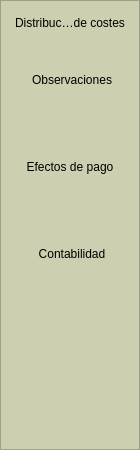
    <widget class="QFrame" name="frameButtons">
     <property name="sizePolicy">
      <sizepolicy hsizetype="Preferred" vsizetype="Expanding">
       <horstretch>0</horstretch>
       <verstretch>0</verstretch>
      </sizepolicy>
     </property>
     <property name="minimumSize">
      <size>
       <width>140</width>
       <height>450</height>
      </size>
     </property>
     <property name="maximumSize">
      <size>
       <width>135</width>
       <height>16777215</height>
      </size>
     </property>
     <property name="styleSheet">
      <string notr="true">background: #CECFB0</string>
     </property>
     <property name="frameShape">
      <enum>QFrame::StyledPanel</enum>
     </property>
     <property name="frameShadow">
      <enum>QFrame::Raised</enum>
     </property>
     <layout class="QVBoxLayout" name="verticalLayout">
      <item>
       <widget class="QToolButton" name="tbCostes">
        <property name="focusPolicy">
         <enum>Qt::NoFocus</enum>
        </property>
        <property name="text">
         <string>Distribución de costes</string>
        </property>
        <property name="icon">
         <iconset>
          <normaloff>:/images/commons/distribucioncostes.png</normaloff>:/images/commons/distribucioncostes.png</iconset>
        </property>
        <property name="iconSize">
         <size>
          <width>48</width>
          <height>48</height>
         </size>
        </property>
        <property name="checkable">
         <bool>true</bool>
        </property>
        <property name="autoExclusive">
         <bool>true</bool>
        </property>
        <property name="toolButtonStyle">
         <enum>Qt::ToolButtonTextUnderIcon</enum>
        </property>
        <property name="autoRaise">
         <bool>true</bool>
        </property>
       </widget>
      </item>
      <item>
       <widget class="QToolButton" name="tbObservaciones">
        <property name="sizePolicy">
         <sizepolicy hsizetype="Preferred" vsizetype="Fixed">
          <horstretch>0</horstretch>
          <verstretch>0</verstretch>
         </sizepolicy>
        </property>
        <property name="minimumSize">
         <size>
          <width>120</width>
          <height>81</height>
         </size>
        </property>
        <property name="maximumSize">
         <size>
          <width>111</width>
          <height>81</height>
         </size>
        </property>
        <property name="focusPolicy">
         <enum>Qt::NoFocus</enum>
        </property>
        <property name="toolTip">
         <string>Campo libre de observaciones.</string>
        </property>
        <property name="statusTip">
         <string>Campo libre de observaciones.</string>
        </property>
        <property name="whatsThis">
         <string>Campo libre de observaciones.</string>
        </property>
        <property name="text">
         <string>Observaciones</string>
        </property>
        <property name="icon">
         <iconset>
          <normaloff>:/images/commons/estadisticas.png</normaloff>:/images/commons/estadisticas.png</iconset>
        </property>
        <property name="iconSize">
         <size>
          <width>48</width>
          <height>48</height>
         </size>
        </property>
        <property name="checkable">
         <bool>true</bool>
        </property>
        <property name="autoExclusive">
         <bool>true</bool>
        </property>
        <property name="toolButtonStyle">
         <enum>Qt::ToolButtonTextUnderIcon</enum>
        </property>
        <property name="autoRaise">
         <bool>true</bool>
        </property>
       </widget>
      </item>
      <item>
       <widget class="QToolButton" name="tbEfectos">
        <property name="sizePolicy">
         <sizepolicy hsizetype="Preferred" vsizetype="Fixed">
          <horstretch>0</horstretch>
          <verstretch>0</verstretch>
         </sizepolicy>
        </property>
        <property name="minimumSize">
         <size>
          <width>0</width>
          <height>81</height>
         </size>
        </property>
        <property name="maximumSize">
         <size>
          <width>16777215</width>
          <height>81</height>
         </size>
        </property>
        <property name="focusPolicy">
         <enum>Qt::NoFocus</enum>
        </property>
        <property name="text">
         <string>Efectos de pago</string>
        </property>
        <property name="icon">
         <iconset>
          <normaloff>:/images/commons/tesoreria.png</normaloff>:/images/commons/tesoreria.png</iconset>
        </property>
        <property name="iconSize">
         <size>
          <width>48</width>
          <height>48</height>
         </size>
        </property>
        <property name="checkable">
         <bool>true</bool>
        </property>
        <property name="autoExclusive">
         <bool>true</bool>
        </property>
        <property name="toolButtonStyle">
         <enum>Qt::ToolButtonTextUnderIcon</enum>
        </property>
        <property name="autoRaise">
         <bool>true</bool>
        </property>
       </widget>
      </item>
      <item>
       <widget class="QToolButton" name="tbContabilidad">
        <property name="sizePolicy">
         <sizepolicy hsizetype="Preferred" vsizetype="Fixed">
          <horstretch>0</horstretch>
          <verstretch>0</verstretch>
         </sizepolicy>
        </property>
        <property name="minimumSize">
         <size>
          <width>120</width>
          <height>81</height>
         </size>
        </property>
        <property name="maximumSize">
         <size>
          <width>111</width>
          <height>81</height>
         </size>
        </property>
        <property name="focusPolicy">
         <enum>Qt::NoFocus</enum>
        </property>
        <property name="toolTip">
         <string>Acceda a los datos contables.</string>
        </property>
        <property name="statusTip">
         <string>Acceda a los datos contables.</string>
        </property>
        <property name="whatsThis">
         <string>Acceda a los datos contables.</string>
        </property>
        <property name="text">
         <string>Contabilidad</string>
        </property>
        <property name="icon">
         <iconset>
          <normaloff>:/images/commons/contabilidad.png</normaloff>:/images/commons/contabilidad.png</iconset>
        </property>
        <property name="iconSize">
         <size>
          <width>48</width>
          <height>48</height>
         </size>
        </property>
        <property name="checkable">
         <bool>true</bool>
        </property>
        <property name="autoExclusive">
         <bool>true</bool>
        </property>
        <property name="toolButtonStyle">
         <enum>Qt::ToolButtonTextUnderIcon</enum>
        </property>
        <property name="autoRaise">
         <bool>true</bool>
        </property>
       </widget>
      </item>
      <item>
       <spacer name="verticalSpacer">
        <property name="orientation">
         <enum>Qt::Vertical</enum>
        </property>
        <property name="sizeHint" stdset="0">
         <size>
          <width>20</width>
          <height>20</height>
         </size>
        </property>
       </spacer>
      </item>
     </layout>
    </widget>
